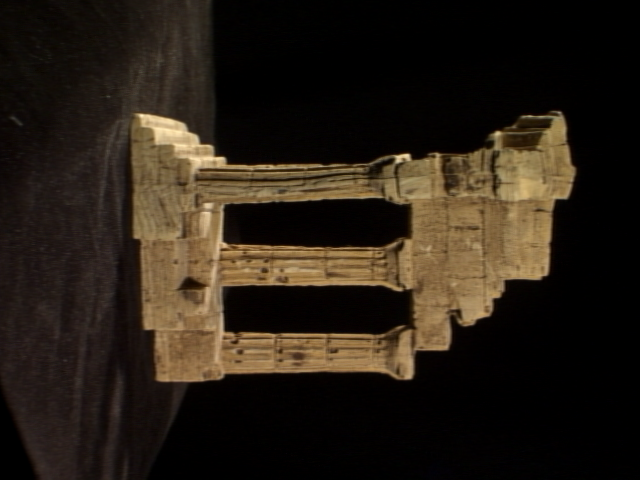
#> input picture 10/templeRing/templeR0001.png, 640 x 480 px, found by its file name; its folder holds 4 pictures in this run
$ python extension-1.py
#> lines starting #> are read from the running program, lines starting #| are printed output that depends on the picture
import cv2
import numpy as np
import plotly.express as px
import plotly.io as pio

pio.renderers.default = "browser"


def read_camera_parameters(file_path):
#> called with file_path = '10\\templeRing\\templeR_par.txt'
    cameras = []
    with open(file_path, "r") as f:
#> (reads 10/templeRing/templeR_par.txt from the repository)
        n_cameras = int(f.readline())
        for _ in range(n_cameras):
            line = f.readline().split()
            camera = {
                "image": line[0],
                "K": np.array(
                    [
                        [float(line[1]), 0, float(line[3])],
                        [0, float(line[5]), float(line[6])],
                        [0, 0, 1],
                    ]
                ),
                "R": np.array(
                    [
                        [float(line[10]), float(line[11]), float(line[12])],
                        [float(line[13]), float(line[14]), float(line[15])],
                        [float(line[16]), float(line[17]), float(line[18])],
                    ]
                ),
                "t": np.array(
                    [[float(line[19])], [float(line[20])], [float(line[21])]]
                ),
            }
            cameras.append(camera)
#> in main, img1 is the input picture: shape (480, 640, 3); mean B, G, R 21.5, 31.4, 40.2
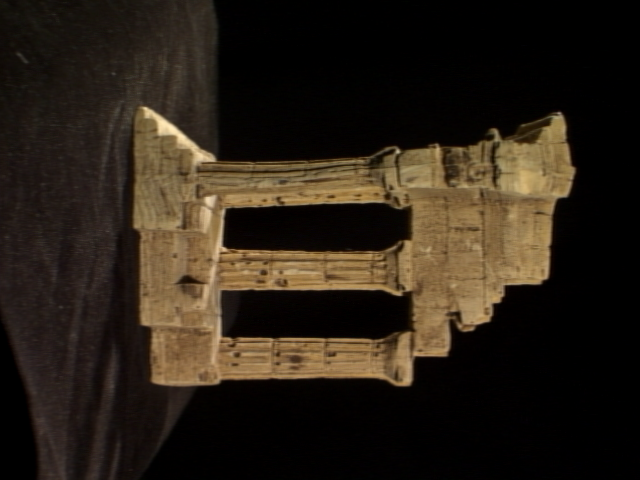
#> input picture 10/templeRing/templeR0002.png, 640 x 480 px, found by its file name
#> in main, img2 is the input picture: shape (480, 640, 3); mean B, G, R 22.7, 33.3, 42.3
    return cameras


def reconstruct_3d_points(img1, img2, K, R1, t1, R2, t2):
    gray1 = cv2.cvtColor(img1, cv2.COLOR_BGR2GRAY)
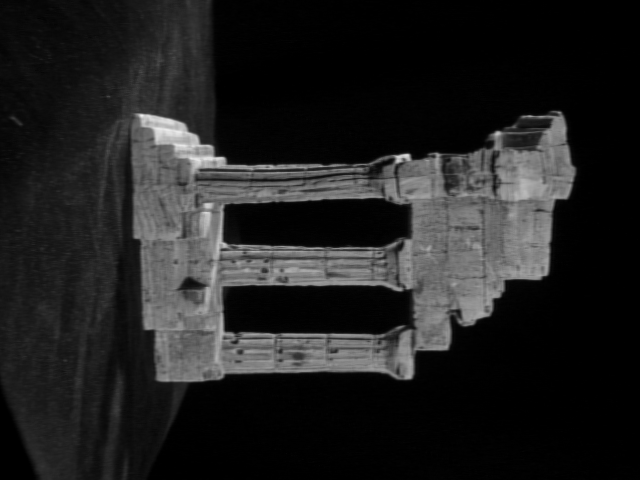
#> gray1: shape (480, 640); min 0, max 237, mean 32.9
    gray2 = cv2.cvtColor(img2, cv2.COLOR_BGR2GRAY)
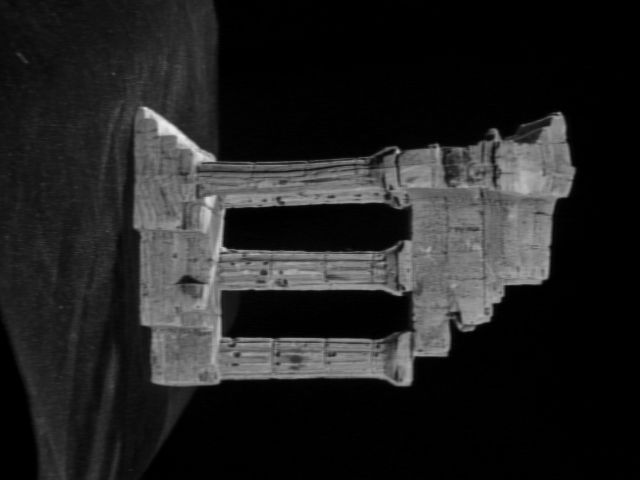
#> gray2: shape (480, 640); min 0, max 236, mean 34.8
    sift = cv2.SIFT_create()
    kp1, des1 = sift.detectAndCompute(gray1, None)
#> kp1 = 791 keypoints; strongest (x, y, size): (407, 156, 4.4), (398, 158, 5.5), (167, 131, 24), (497, 134, 4.9)
    kp2, des2 = sift.detectAndCompute(gray2, None)
#> kp2 = 783 keypoints; strongest (x, y, size): (165, 127, 11.4), (201, 156, 11.1), (398, 151, 3.2), (183, 140, 8.8)
    bf = cv2.BFMatcher(cv2.NORM_L2, crossCheck=True)
    matches = bf.match(des1, des2)
#> matches = 485 matches
    matches = sorted(matches, key=lambda x: x.distance)
    N_BEST_MATCHES = 100
    matches = matches[:N_BEST_MATCHES]
#> matches = 100 matches
    pts1 = np.float32([kp1[m.queryIdx].pt for m in matches]).reshape(-1, 1, 2)
#> pts1 = 100 rows, first 8: [475.9, 228.3], [575, 160.7], [575.9, 159.6], [143.3, 265.9], [156.1, 354], [397.9, 186.9], [153.5, 146.4], [350, 354]
    pts2 = np.float32([kp2[m.trainIdx].pt for m in matches]).reshape(-1, 1, 2)
#> pts2 = 100 rows, first 8: [476.1, 229.3], [575.1, 161.1], [575.9, 160], [142.3, 259.7], [152.1, 354.9], [398.3, 175.7], [156.3, 137.1], [350, 359.5]
    P1 = K @ np.hstack((R1, t1))
#> P1 = [[48.03, 1440.1, -571.6, 113.6], [1535.8, -64.14, -163.1, 92.12], [0.0488, -0.182, -0.982, 0.523]]
    P2 = K @ np.hstack((R2, t2))
#> P2 = [[-21.05, 1441, -571, 115], [1500, -71.45, -366.3, 82.98], [-0.0833, -0.18, -0.98, 0.526]]
    E, mask = cv2.findEssentialMat(
        pts1, pts2, K, method=cv2.RANSAC, prob=0.999, threshold=1.0
    )
#> E = [[5.27e-05, 0.0515, -0.705], [0.0396, 1.29e-05, -0.00605], [0.706, -0.00763, -0.000164]]; mask = 100 values, max 1 at index 0, min 0 at index 7, mean 0.97
    matches = [m for i, m in enumerate(matches) if mask[i][0]]
#> matches = 97 matches
    pts1 = pts1[mask.ravel() == 1]
#> pts1 = 97 rows, first 8: [475.9, 228.3], [575, 160.7], [575.9, 159.6], [143.3, 265.9], [156.1, 354], [397.9, 186.9], [153.5, 146.4], [479.5, 184.9]
    pts2 = pts2[mask.ravel() == 1]
#> pts2 = 97 rows, first 8: [476.1, 229.3], [575.1, 161.1], [575.9, 160], [142.3, 259.7], [152.1, 354.9], [398.3, 175.7], [156.3, 137.1], [479.7, 176.4]
    points_4D = cv2.triangulatePoints(P1, P2, pts1, pts2)
    points_3D = points_4D / points_4D[3]
    points_3D = points_3D[:3].T
#> points_3D = 97 rows, first 8: [0.0213, 0.0845, -0.0546], [-0.00275, 0.121, -0.0528], [-0.00311, 0.121, -0.0523], [0.0323, -0.0362, -0.0304], [0.0669, -0.037, -0.0469], [0.00512, 0.0598, -0.0205], [-0.0111, -0.0281, -0.0198], [0.00507, 0.0878, -0.0287]
    img_matches = cv2.drawMatches(
        img1,
        kp1,
        img2,
        kp2,
        matches,
        None,
        flags=cv2.DrawMatchesFlags_NOT_DRAW_SINGLE_POINTS,
    )
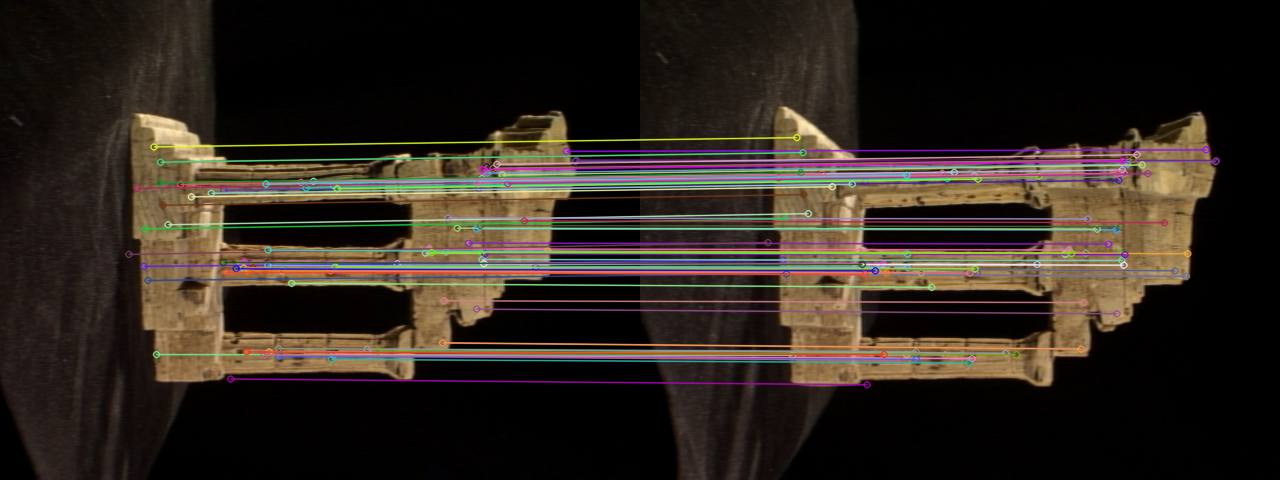
#> img_matches: shape (480, 1280, 3); mean B, G, R 30.4, 38.1, 46.7
    cv2.imshow("Matches", img_matches)
    cv2.waitKey(1)
    return points_3D


def main():
    cameras = read_camera_parameters(r"10\templeRing\templeR_par.txt")
    all_points_3D = []
    for i in range(len(cameras) - 1):
        print(f"Processing image pair {i+1}/{len(cameras)-1}")
        img1 = cv2.imread(f"10/templeRing/{cameras[i]['image']}")
        img2 = cv2.imread(f"10/templeRing/{cameras[i+1]['image']}")
        if img1 is None or img2 is None:
            print(f"Failed to load images {i} and {i+1}")
            continue
        points_3D = reconstruct_3d_points(
            img1,
            img2,
            cameras[i]["K"],
            cameras[i]["R"],
            cameras[i]["t"],
            cameras[i + 1]["R"],
            cameras[i + 1]["t"],
        )
        distances = np.sqrt(np.sum(points_3D**2, axis=1))
#> distances = 97 values, max 0.132 at index 2, min 0.0241 at index 21, mean 0.0807
        mask = distances < np.percentile(distances, 95)
        points_3D = points_3D[mask]
#> points_3D = 92 rows, first 8: [0.0213, 0.0845, -0.0546], [0.0323, -0.0362, -0.0304], [0.0669, -0.037, -0.0469], [0.00512, 0.0598, -0.0205], [-0.0111, -0.0281, -0.0198], [0.00507, 0.0878, -0.0287], [0.0168, -0.0231, -0.0179], [0.00512, 0.0598, -0.0205]
        all_points_3D.append(points_3D)
#> pass 2 of the loop in main, `for i in range(len(cameras) - 1):`:
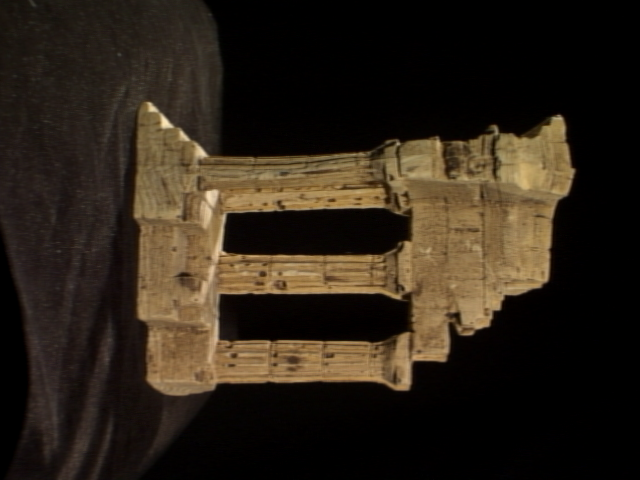
#> input picture 10/templeRing/templeR0003.png, 640 x 480 px, found by its file name
#> in main, img2 is the input picture: shape (480, 640, 3); mean B, G, R 24, 35.3, 44.7
#> in reconstruct_3d_points (call 2), `gray2 = cv2.cvtColor(img2, cv2.COLOR_BGR2GRAY)`:
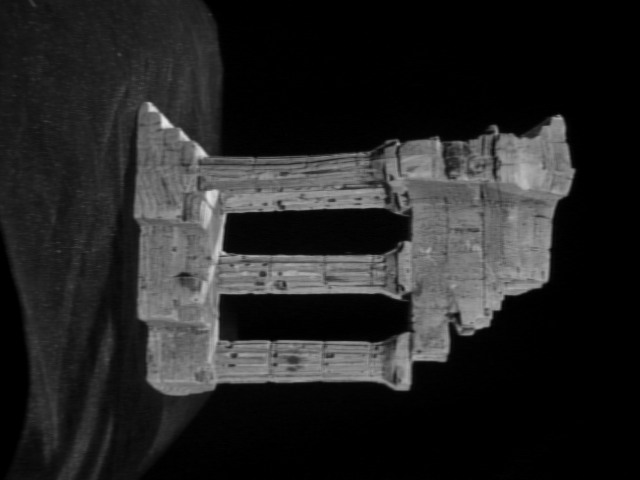
#> gray2: shape (480, 640); min 0, max 229, mean 36.8
#> kp1 has the same summary as kp2
#> kp2 = 776 keypoints; strongest (x, y, size): (165, 123, 6.7), (200, 152, 7.7), (152, 108, 6), (249, 234, 31.6)
#> in reconstruct_3d_points (call 2), `matches = bf.match(des1, des2)`: matches = 497 matches
#> in reconstruct_3d_points (call 2), `matches = matches[:N_BEST_MATCHES]`: matches = 100 matches
#> in reconstruct_3d_points (call 2), `pts1 = np.float32([kp1[m.queryIdx].pt for m in matches]).reshape(-1, 1..`: pts1 = 100 rows, first 8: [456.7, 228.7], [152.1, 354.9], [141.7, 290.7], [476.1, 229.3], [414.4, 318.2], [398.3, 175.7], [467.9, 243.6], [350.2, 271.7]
#> in reconstruct_3d_points (call 2), `pts2 = np.float32([kp2[m.trainIdx].pt for m in matches]).reshape(-1, 1..`: pts2 = 100 rows, first 8: [456.7, 229.7], [148.2, 353.4], [139.8, 283.7], [476.2, 230.4], [413.5, 319], [398.9, 165], [467.8, 244.3], [350.1, 274.9]
#> P1 has the same summary as P2
#> P2 = [[-89.43, 1442.2, -561.3, 116.9], [1437.5, -78.18, -562.9, 74.71], [-0.214, -0.177, -0.961, 0.529]]
#> E = [[0.00104, 0.0553, -0.705], [0.0332, -0.000669, -0.000898], [0.706, -0.0157, -0.000144]]; mask = 100 values, max 1 at index 0, min 0 at index 12, mean 0.99
#> in reconstruct_3d_points (call 2), `matches = [m for i, m in enumerate(matches) if mask[i][0]]`: matches = 99 matches
#> in reconstruct_3d_points (call 2), `pts1 = pts1[mask.ravel() == 1]`: pts1 = 99 rows, first 8: [456.7, 228.7], [152.1, 354.9], [141.7, 290.7], [476.1, 229.3], [414.4, 318.2], [398.3, 175.7], [467.9, 243.6], [350.2, 271.7]
#> in reconstruct_3d_points (call 2), `pts2 = pts2[mask.ravel() == 1]`: pts2 = 99 rows, first 8: [456.7, 229.7], [148.2, 353.4], [139.8, 283.7], [476.2, 230.4], [413.5, 319], [398.9, 165], [467.8, 244.3], [350.1, 274.9]
#> in reconstruct_3d_points (call 2), `points_3D = points_3D[:3].T`: points_3D = 99 rows, first 8: [0.0209, 0.0774, -0.0543], [0.0669, -0.037, -0.0469], [0.0437, -0.0365, -0.0308], [0.0213, 0.0845, -0.0548], [0.0537, 0.0611, -0.0566], [0.00529, 0.06, -0.0192], [0.0265, 0.0815, -0.0545], [0.0358, 0.0365, -0.0612]
#> in reconstruct_3d_points (call 2), `img_matches = cv2.drawMatches( img1, kp1, img2, kp2, matches, None, fl..`:
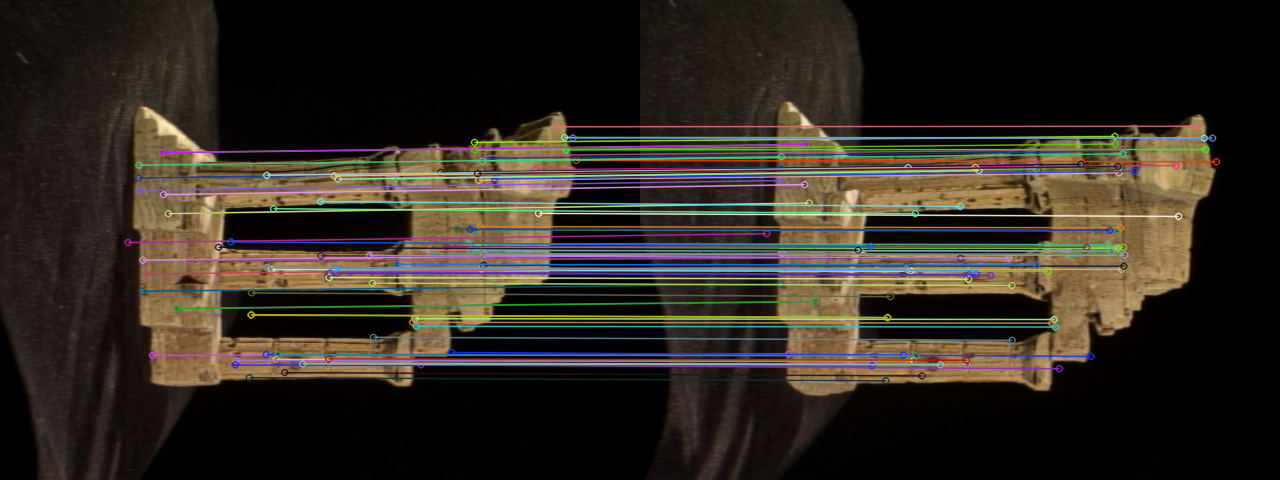
#> img_matches: shape (480, 1280, 3); mean B, G, R 32.9, 41, 47.6
#> distances = 99 values, max 0.132 at index 25, min 0.0273 at index 50, mean 0.0824
#> in main, `points_3D = points_3D[mask]`: points_3D = 94 rows, first 8: [0.0209, 0.0774, -0.0543], [0.0669, -0.037, -0.0469], [0.0437, -0.0365, -0.0308], [0.0213, 0.0845, -0.0548], [0.0537, 0.0611, -0.0566], [0.00529, 0.06, -0.0192], [0.0265, 0.0815, -0.0545], [0.0358, 0.0365, -0.0612]
#> pass 3 of the loop in main, `for i in range(len(cameras) - 1):`:
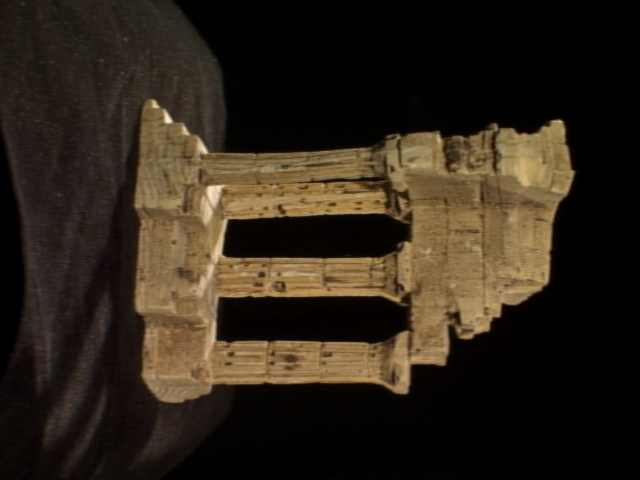
#> input picture 10/templeRing/templeR0004.png, 640 x 480 px, found by its file name
#> in main, img2 is the input picture: shape (480, 640, 3); mean B, G, R 24.9, 36.5, 46.1
#> in reconstruct_3d_points (call 3), `gray2 = cv2.cvtColor(img2, cv2.COLOR_BGR2GRAY)`:
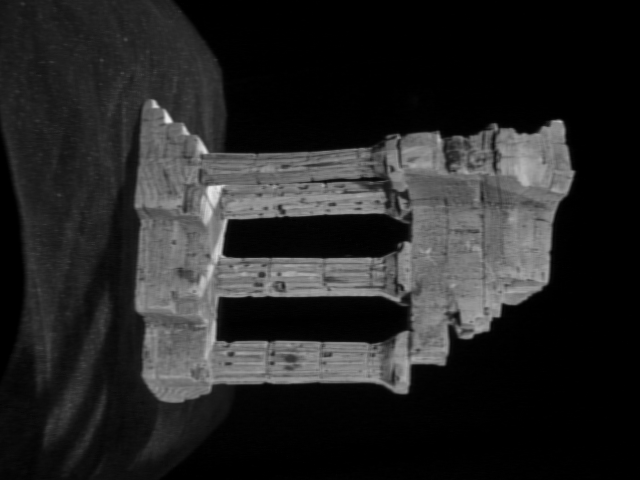
#> gray2: shape (480, 640); min 0, max 236, mean 38.1
#> kp1 has the same summary as kp2
#> kp2 = 778 keypoints; strongest (x, y, size): (168, 119, 5.3), (249, 239, 30.2), (202, 148, 6.9), (535, 162, 48.9)
#> in reconstruct_3d_points (call 3), `matches = bf.match(des1, des2)`: matches = 501 matches
#> in reconstruct_3d_points (call 3), `matches = matches[:N_BEST_MATCHES]`: matches = 100 matches
#> in reconstruct_3d_points (call 3), `pts1 = np.float32([kp1[m.queryIdx].pt for m in matches]).reshape(-1, 1..`: pts1 = 100 rows, first 8: [546, 266.2], [269.4, 384.5], [273, 337.1], [148.2, 353.4], [249.9, 296.2], [452.8, 286], [281.5, 375.4], [480.1, 253.8]
#> in reconstruct_3d_points (call 3), `pts2 = np.float32([kp2[m.trainIdx].pt for m in matches]).reshape(-1, 1..`: pts2 = 100 rows, first 8: [546.1, 267.8], [266.1, 385.4], [270.4, 337.8], [144.2, 349.7], [248.8, 299.1], [452.5, 285.4], [279, 376.3], [480.1, 254.1]
#> P1 has the same summary as P2
#> P2 = [[-155.9, 1443.8, -542.4, 119.2], [1349.3, -84.2, -749.4, 67.46], [-0.341, -0.174, -0.924, 0.534]]
#> E = [[0.00247, 0.0446, -0.705], [0.0321, -0.00239, 0.0175], [0.706, -0.0281, -0.000101]]; mask = 100 values, max 1 at index 0, min 0 at index 35, mean 0.97
#> in reconstruct_3d_points (call 3), `matches = [m for i, m in enumerate(matches) if mask[i][0]]`: matches = 97 matches
#> in reconstruct_3d_points (call 3), `pts1 = pts1[mask.ravel() == 1]`: pts1 = 97 rows, first 8: [546, 266.2], [269.4, 384.5], [273, 337.1], [148.2, 353.4], [249.9, 296.2], [452.8, 286], [281.5, 375.4], [480.1, 253.8]
#> in reconstruct_3d_points (call 3), `pts2 = pts2[mask.ravel() == 1]`: pts2 = 97 rows, first 8: [546.1, 267.8], [266.1, 385.4], [270.4, 337.8], [144.2, 349.7], [248.8, 299.1], [452.5, 285.4], [279, 376.3], [480.1, 254.1]
#> in reconstruct_3d_points (call 3), `points_3D = points_3D[:3].T`: points_3D = 97 rows, first 8: [0.0341, 0.11, -0.0606], [0.0768, 0.00614, -0.0626], [0.0593, 0.00766, -0.0597], [0.0669, -0.037, -0.047], [0.043, -0.00214, -0.0628], [0.0419, 0.0758, -0.0552], [0.0735, 0.0109, -0.0621], [0.0301, 0.0859, -0.0551]
#> in reconstruct_3d_points (call 3), `img_matches = cv2.drawMatches( img1, kp1, img2, kp2, matches, None, fl..`:
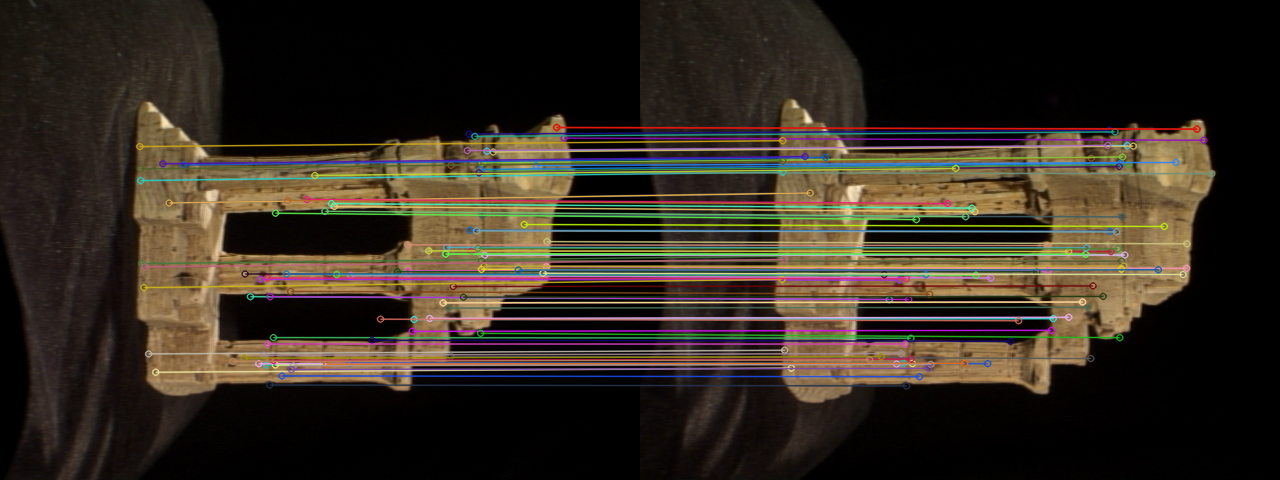
#> img_matches: shape (480, 1280, 3); mean B, G, R 32.9, 43.2, 51.5
#> distances = 97 values, max 0.13 at index 0, min 0.0272 at index 80, mean 0.0894
#> in main, `points_3D = points_3D[mask]`: points_3D = 92 rows, first 8: [0.0768, 0.00614, -0.0626], [0.0593, 0.00766, -0.0597], [0.0669, -0.037, -0.047], [0.043, -0.00214, -0.0628], [0.0419, 0.0758, -0.0552], [0.0735, 0.0109, -0.0621], [0.0301, 0.0859, -0.0551], [0.021, 0.082, -0.0547]
#> the loop made 46 passes; the first 3 are shown
    cv2.destroyAllWindows()
    all_points_3D = np.vstack(all_points_3D)
    fig = px.scatter_3d(
        x=all_points_3D[:, 0],
        y=all_points_3D[:, 1],
        z=all_points_3D[:, 2],
        title="3D Reconstruction from Multiple Views",
    )
    fig.update_traces(marker=dict(size=1))
    fig.update_layout(scene=dict(aspectmode="data"))
    fig.show()
    fig.write_html("10/templeR_multi.html")


if __name__ == "__main__":
    main()
